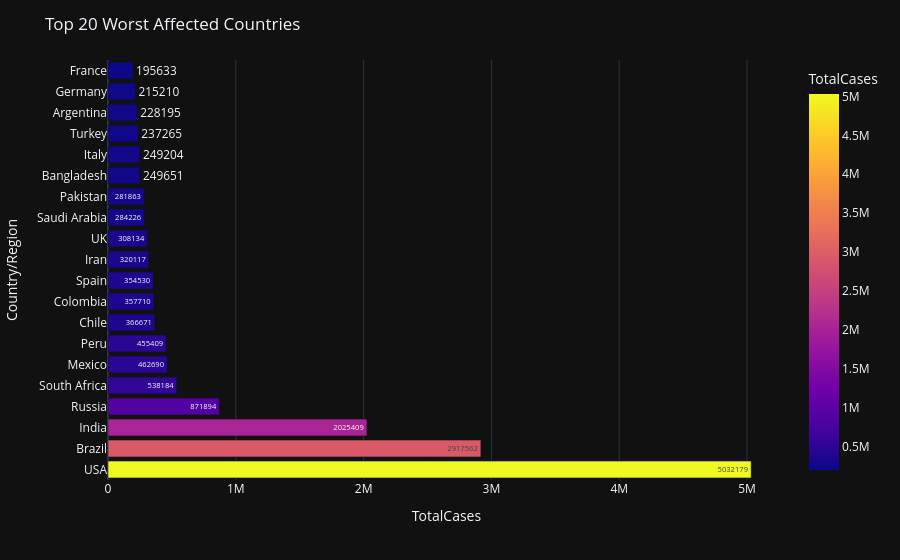

Write notebook code for a chart like this one.
### Markdown cell above
## Worst 20 countries having maximum confirmned cases.

### Code cell
fig=px.bar(world_data.iloc[0:20],y='Country/Region',x='TotalCases',color='TotalCases',text='TotalCases')
fig.update_layout(template='plotly_dark',title_text='Top 20 Worst Affected Countries')
fig.show()

### Figure 1 — Plotly figure (JSON) as saved in the notebook; plotly's stock layout.template omitted (floating-point values rounded to 4 significant figures)
{"data": [{"hovertemplate": "TotalCases=%{marker.color}<br>Country/Region=%{y}<extra></extra>", "legendgroup": "", "marker": {"color": [5032179, 2917562, 2025409, 871894, 538184, 462690, 455409, 366671, 357710, 354530, 320117, 308134, 284226, 281863, 249651, 249204, 237265, 228195, 215210, 195633], "coloraxis": "coloraxis", "pattern": {"shape": ""}}, "name": "", "orientation": "h", "showlegend": false, "text": [5032000.0, 2918000.0, 2025000.0, 871900.0, 538200.0, 462700.0, 455400.0, 366700.0, 357700.0, 354500.0, 320100.0, 308100.0, 284200.0, 281900.0, 249700.0, 249200.0, 237300.0, 228200.0, 215200.0, 195600.0], "textposition": "auto", "type": "bar", "x": [5032179, 2917562, 2025409, 871894, 538184, 462690, 455409, 366671, 357710, 354530, 320117, 308134, 284226, 281863, 249651, 249204, 237265, 228195, 215210, 195633], "xaxis": "x", "y": ["USA", "Brazil", "India", "Russia", "South Africa", "Mexico", "Peru", "Chile", "Colombia", "Spain", "Iran", "UK", "Saudi Arabia", "Pakistan", "Bangladesh", "Italy", "Turkey", "Argentina", "Germany", "France"], "yaxis": "y"}], "layout": {"barmode": "relative", "coloraxis": {"colorbar": {"title": {"text": "TotalCases"}}, "colorscale": [[0, "#0d0887"], [0.1111, "#46039f"], [0.2222, "#7201a8"], [0.3333, "#9c179e"], [0.4444, "#bd3786"], [0.5556, "#d8576b"], [0.6667, "#ed7953"], [0.7778, "#fb9f3a"], [0.8889, "#fdca26"], [1, "#f0f921"]]}, "legend": {"tracegroupgap": 0}, "margin": {"t": 60}, "title": {"text": "Top 20 Worst Affected Countries"}, "xaxis": {"anchor": "y", "domain": [0, 1], "title": {"text": "TotalCases"}}, "yaxis": {"anchor": "x", "domain": [0, 1], "title": {"text": "Country/Region"}}}}
